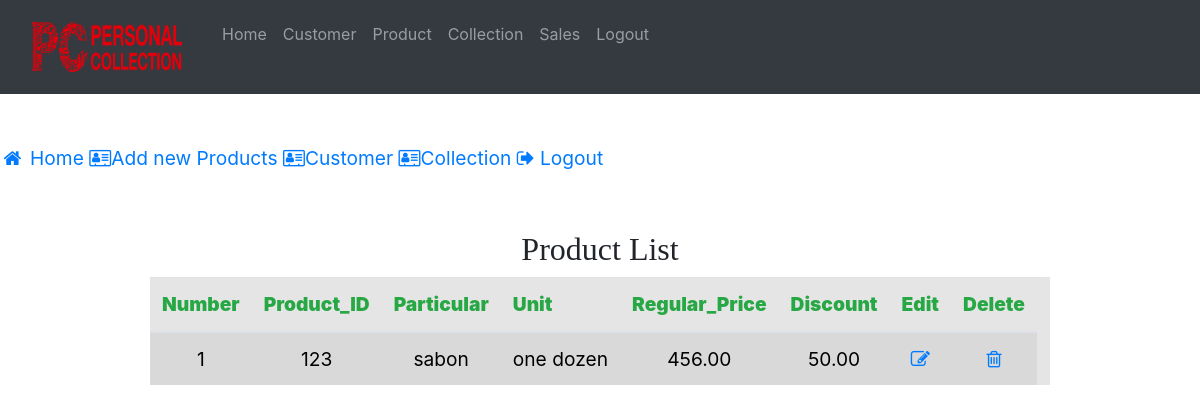
The app's page /viewproducts.php (signed in), older data.
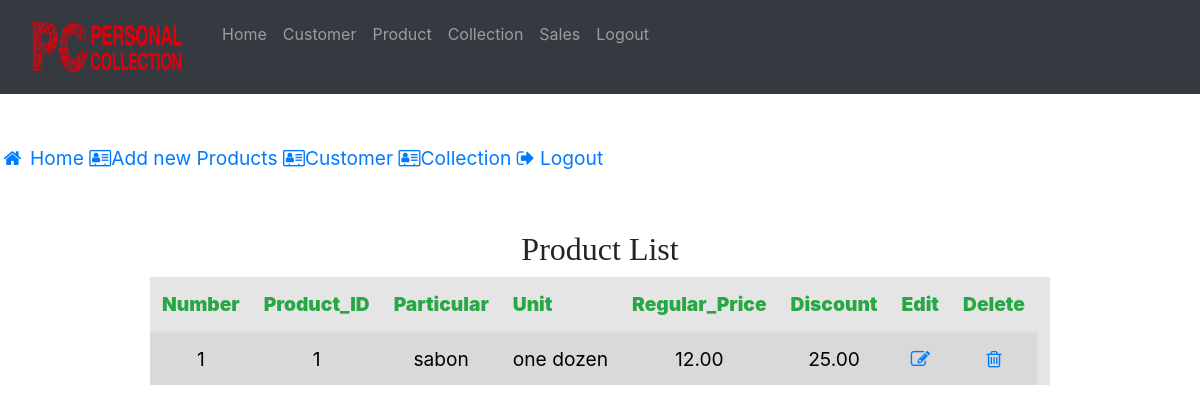
The same page, newer data.
### tables this page shows
CREATE TABLE `product_table` (
  `Product_ID` int(11) NOT NULL,
  `Particular` varchar(100) NOT NULL,
  `Item_Quantity` int(11) NOT NULL,
  `Unit` varchar(100) NOT NULL,
  `Regular_Price` decimal(10,2) NOT NULL,
  `Discount` decimal(10,2) NOT NULL
);

### viewproducts.php (the view, shortened to what this page needs)
<?php
require('db.php');
?>
<!DOCTYPE html>
<html>
<head>
<link rel="stylesheet" href="bootstrap/css/bootstrap.min.css">
<link rel="stylesheet" href="style.css" />
<link rel="stylesheet" href="https://cdnjs.cloudflare.com/ajax/libs/font-awesome/4.7.0/css/font-awesome.min.css">
</head>
<body background="photos/pexels-photo-304664.jpeg" alt="Responsive background-image" >
	<nav class="navbar fixed-top navbar-expand-lg navbar-dark bg-dark fixed-top">
      <div class="container-responsive">
        <div class="collapse navbar-collapse" id="navbarResponsive" >
          <ul class="navbar-nav ml-auto">
            <a class="navbar-brand" href="home.html">
			<img src="photos/PCLogo2017-20Feb16.png" style="float:left;" width="150" height="50" alt=""></a>
            <li class="nav-item ">
              <a class="nav-link " href="home.php" >
               Home
              </a>
            </li>
			<li class="nav-item ">
              <a class="nav-link " href="Viewcustomer.php" >
              Customer
              </a>
            </li>
			<li class="nav-item ">
              <a class="nav-link " href="viewproducts.php" >
               Product
              </a>
            </li>
			<li class="nav-item ">
              <a class="nav-link " href="viewcollection.php" >
               Collection
              </a>
			<li class="nav-item ">
              <a class="nav-link " href="sales.php" >
               Sales
              </a>
            </li><li class="nav-item ">
              <a class="nav-link " href="logout.php" >
               Logout
              </a>
            </li>
          </ul>
        </div>
    </nav><br/><br/>
	<div class="sidebar">
	<br><br><br>
	  <a class="mt-5"href="index.php"><i class="fa fa-fw fa-home"></i> Home</a>
	  <a href="addproducts.php"><i class="fa fa-address-card-o"></i>Add new Products</a>
	  <a href="Viewcustomer.php"><i class="fa fa-address-card-o"></i>Customer</a>
	  <a href="viewcollection.php"><i class="fa fa-address-card-o"></i>Collection</a>
	  <a href="logout.php"><i class="fa fa-sign-out"></i> Logout</a>
	</div>
<center><div class="main w-75">
<br/><br/><div class="form">
<h2><font face="Britannic Bold">Product List</font></h2>
</div>
<table class=" table table-striped table-responsive table-border-collapse" width="100%"  style="border-collapse:collapse; background-color: rgba(0,0,0,0.1)">
<thead>
<tr class=" text-success">
<th><strong>Number</strong></th>
<th><strong>Product_ID</strong></th>
<th><strong>Particular</strong></th>
<th><strong>Unit</strong></th>
<th><strong>Regular_Price</strong></th>
<th><strong>Discount</strong></th>
<th><strong>Edit</strong></th>
<th><strong>Delete</strong></th>
</tr>
</thead>
</div>
</center>
<tbody>
<?php
$count=1;
$sel_query="SELECT * FROM product_table";
$result = mysqli_query($con,$sel_query);
while($row = mysqli_fetch_assoc($result)) { ?>
<tr><td align="center"><?php echo $count; ?></td>
<td align="center"><?php echo $row["Product_ID"]; ?></td>
<td align="center"><?php echo $row["Particular"]; ?></td>
<td align="center"><?php echo $row["Unit"]; ?></td>
<td align="center"><?php echo $row["Regular_Price"]; ?></td>
<td align="center"><?php echo $row["Discount"]; ?></td>
<td align="center">
<a href="editproducts.php?id=<?php echo $row["Product_ID"]; ?>"><i class="fa fa-edit"></i></a>
</td>
<td align="center">
<a href="deleteproducts.php?id=<?php echo $row["Product_ID"]; ?>"><i class="fa fa-trash-o"></i></a>
</td>
</tr>
<?php $count++; } ?>
</tbody>
</body>
</html>

Row changes from the older to the newer data that the page shows:
removed product_table: Product_ID "123", Particular "sabon", Unit "one dozen", Regular_Price "456.00", Discount "50.00"
added product_table: Product_ID "1", Particular "sabon", Unit "one dozen", Regular_Price "12.00", Discount "25.00"
